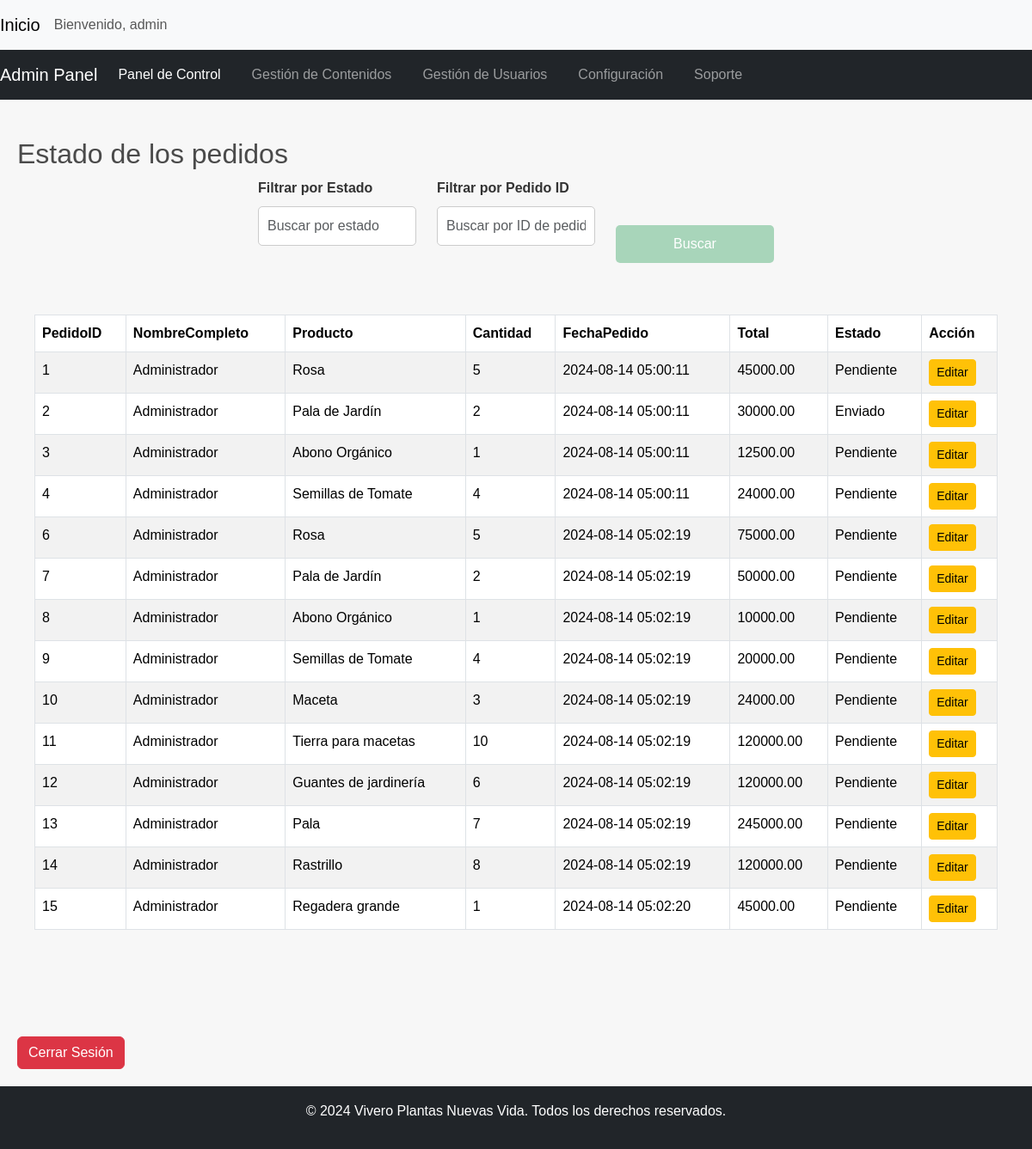
Page /Main_admin.php (signed in) on the committed database.
### tables this page shows
CREATE TABLE `pedidos` (
  `PedidoID` int(11) NOT NULL,
  `UsuarioID` int(11) NOT NULL,
  `ProductoID` int(11) NOT NULL,
  `Cantidad` int(11) NOT NULL,
  `FechaPedido` timestamp NOT NULL DEFAULT current_timestamp(),
  `Total` decimal(10,2) NOT NULL,
  `Estado` enum('Pendiente','Enviado','Entregado','Cancelado') DEFAULT 'Pendiente'
);

CREATE TABLE `perfilesusuario` (
  `UsuarioID` int(11) NOT NULL,
  `NombreUsuario` varchar(50) NOT NULL,
  `NombreCompleto` varchar(100) DEFAULT NULL,
  `CorreoElectronico` varchar(100) NOT NULL,
  `Direccion` varchar(50) NOT NULL,
  `Telefono` int(11) NOT NULL,
  `ContrasenaHash` char(64) NOT NULL,
  `FechaRegistro` timestamp NOT NULL DEFAULT current_timestamp(),
  `FechaUltimoAcceso` timestamp NULL DEFAULT NULL,
  `Rol` enum('admin','usuario','invitado') DEFAULT 'usuario',
  `Activo` tinyint(1) DEFAULT 1
);

CREATE TABLE `productos` (
  `ProductoID` int(11) NOT NULL,
  `Nombre` varchar(100) NOT NULL,
  `Descripcion` text DEFAULT NULL,
  `Valor` decimal(10,2) NOT NULL,
  `CantidadDisponible` int(11) NOT NULL,
  `FechaRegistro` timestamp NOT NULL DEFAULT current_timestamp(),
  `CategoriaID` int(11) DEFAULT NULL,
  `ProveedorID` int(11) DEFAULT NULL
);

### Main_admin.php (the view, shortened to what this page needs)
<!DOCTYPE html>
<html lang="en">
<head>
    <link href="https://cdn.jsdelivr.net/npm/bootstrap@5.3.3/dist/css/bootstrap.min.css" rel="stylesheet">
    <link rel="stylesheet" href="Styles.css">
</head>
<body>
    <nav class="navbar navbar-expand-lg navbar-light bg-light">
        <a class="navbar-brand" href="#">Inicio</a>
        <div class="collapse navbar-collapse">
            <span class="navbar-text">
                Bienvenido, <?php echo htmlspecialchars($_SESSION['nombre_usuario']); ?>
            </span>
        </div>
    </nav>
    <nav class="navbar navbar-expand-lg navbar-dark bg-dark">
        <a class="navbar-brand" href="#">Admin Panel</a>
        <div class="collapse navbar-collapse" id="navbarNav">
            <ul class="navbar-nav">
                <li class="nav-item">
                    <a class="nav-link active" href="dashboard">Panel de Control</a>
                </li>
                <li class="nav-item">
                    <a class="nav-link" href="Gestion de contenidos.php">Gestión de Contenidos</a>
                </li>
                <li class="nav-item">
                    <a class="nav-link" href="Gestion de usuarios.php">Gestión de Usuarios</a>
                </li>
                <li class="nav-item">
                    <a class="nav-link" href="Configuracion.php">Configuración</a>
                </li>
                <li class="nav-item">
                    <a class="nav-link" href="Soporte.php">Soporte</a>
                </li>
            </ul>
        </div>
    </nav>
    <section id="dashboard" class="container my-4">
        <h2>Estado de los pedidos</h2>
        <form method="GET" class="mb-4">
            <div class="row">
                <div class="col-md-4 mb-3">
                    <label for="estado" class="form-label">Filtrar por Estado</label>
                    <input type="text" id="estado" name="estado" class="form-control" value="<?php echo isset($_GET['estado']) ? htmlspecialchars($_GET['estado']) : ''; ?>" placeholder="Buscar por estado">
                </div>
                <div class="col-md-4 mb-3">
                    <label for="pedidoID" class="form-label">Filtrar por Pedido ID</label>
                    <input type="text" id="pedidoID" name="pedidoID" class="form-control" value="<?php echo isset($_GET['pedidoID']) ? htmlspecialchars($_GET['pedidoID']) : ''; ?>" placeholder="Buscar por ID de pedido">
                </div>
                <div class="col-md-4 mb-3 d-flex align-items-end">
                    <button type="submit" class="btn btn-primary">Buscar</button>
                </div>
            </div>
        </form>
        <div class="container">
            <div class="row justify-content-center">
                <div class="col-md-12">
                    <?php
                    include 'index.php';
                    $consulta = "SELECT a.PedidoID, b.NombreCompleto, c.Nombre AS Producto, a.Cantidad, a.FechaPedido, a.Total, a.Estado
                                  FROM pedidos a
                                  LEFT JOIN perfilesusuario b ON b.UsuarioID = a.UsuarioID
                                  LEFT JOIN productos c ON c.ProductoID = a.ProductoID
                                  WHERE 1=1";
                    $resultado = $conexion->query($consulta);
                    if ($resultado->num_rows > 0) {
                        echo "<table class='table table-striped table-bordered'>";
                        echo "<thead><tr><th>PedidoID</th><th>NombreCompleto</th><th>Producto</th><th>Cantidad</th><th>FechaPedido</th><th>Total</th><th>Estado</th><th>Acción</th></tr></thead>";
                        echo "<tbody>";
                        while ($fila = $resultado->fetch_assoc()) {
                            $pedidoID = htmlspecialchars($fila["PedidoID"]);
                            echo "<tr>
                                    <td>" . $pedidoID . "</td>
                                    <td>" . htmlspecialchars($fila["NombreCompleto"]) . "</td>
                                    <td>" . htmlspecialchars($fila["Producto"]) . "</td>
                                    <td>" . htmlspecialchars($fila["Cantidad"]) . "</td>
                                    <td>" . htmlspecialchars($fila["FechaPedido"]) . "</td>
                                    <td>" . htmlspecialchars($fila["Total"]) . "</td>
                                    <td>" . htmlspecialchars($fila["Estado"]) . "</td>
                                    <td><a href='editar_pedido.php?PedidoID=$pedidoID' class='btn btn-warning btn-sm'>Editar</a></td>
                                  </tr>";
                        }
                        echo "</tbody></table>";
                    } else {
                        echo "<p>No se encontraron resultados.</p>";
                    }
                    ?>
                </div>
            </div>
        </div>
    </section>
    <div class="container mt-5">
        <a href="logout.php" class="btn btn-danger">Cerrar Sesión</a>
    </div>
    <footer class="bg-dark text-white text-center py-3">
        <p>&copy; 2024 Vivero Plantas Nuevas Vida. Todos los derechos reservados.</p>
    </footer>
</body>
</html>

### Styles.css (style rules this page uses)
* { margin: 0; padding: 0; box-sizing: border-box; }
body { font-family: Arial, sans-serif; line-height: 1.6; background-color: #f7f7f7; color: #333; }
.container { max-width: 1200px; margin: 0 auto; padding: 20px; }
h1, h2, h3, h4 { color: #4A4A4A; }
nav { background-color: #A8D5BA; padding: 10px 0; }
nav ul { list-style-type: none; text-align: center; }
nav ul li { display: inline; margin-right: 20px; }
nav ul li a { color: #000000; text-decoration: none; font-weight: bold; transition: all 0.3s ease; }
form { max-width: 600px; margin: 0 auto; }
form label { display: block; margin-bottom: 10px; font-weight: bold; }
form input[type="text"], form input[type="email"], form textarea { width: 100%; padding: 10px; margin-bottom: 20px; border: 1px solid #ccc; border-radius: 5px; }
form button { display: block; width: 100%; padding: 10px; background-color: #A8D5BA; color: #000000; border: none; border-radius: 5px; cursor: pointer; transition: background-color 0.3s; }
footer { background-color: #000000; color: #fff; text-align: center; padding: 20px 0; }
.btn-primary { background-color: #A8D5BA; color: #fff; border: none; border-radius: 5px; padding: 10px 20px; font-size: 16px; cursor: pointer; transition: background-color 0.3s ease; }

### rows in the picture
pedidos: PedidoID "1", UsuarioID.NombreCompleto "Administrador", ProductoID.Nombre "Rosa", Cantidad "5", FechaPedido "2024-08-14 05:00:11", Total "45000.00", Estado "Pendiente"
pedidos: PedidoID "2", UsuarioID.NombreCompleto "Administrador", ProductoID.Nombre "Pala de Jardín", Cantidad "2", FechaPedido "2024-08-14 05:00:11", Total "30000.00", Estado "Enviado"
pedidos: PedidoID "3", UsuarioID.NombreCompleto "Administrador", ProductoID.Nombre "Abono Orgánico", Cantidad "1", FechaPedido "2024-08-14 05:00:11", Total "12500.00", Estado "Pendiente"
pedidos: PedidoID "4", UsuarioID.NombreCompleto "Administrador", ProductoID.Nombre "Semillas de Tomate", Cantidad "4", FechaPedido "2024-08-14 05:00:11", Total "24000.00", Estado "Pendiente"
pedidos: PedidoID "6", UsuarioID.NombreCompleto "Administrador", ProductoID.Nombre "Rosa", Cantidad "5", FechaPedido "2024-08-14 05:02:19", Total "75000.00", Estado "Pendiente"
pedidos: PedidoID "7", UsuarioID.NombreCompleto "Administrador", ProductoID.Nombre "Pala de Jardín", Cantidad "2", FechaPedido "2024-08-14 05:02:19", Total "50000.00", Estado "Pendiente"
pedidos: PedidoID "8", UsuarioID.NombreCompleto "Administrador", ProductoID.Nombre "Abono Orgánico", Cantidad "1", FechaPedido "2024-08-14 05:02:19", Total "10000.00", Estado "Pendiente"
pedidos: PedidoID "9", UsuarioID.NombreCompleto "Administrador", ProductoID.Nombre "Semillas de Tomate", Cantidad "4", FechaPedido "2024-08-14 05:02:19", Total "20000.00", Estado "Pendiente"
pedidos: PedidoID "10", UsuarioID.NombreCompleto "Administrador", ProductoID.Nombre "Maceta", Cantidad "3", FechaPedido "2024-08-14 05:02:19", Total "24000.00", Estado "Pendiente"
pedidos: PedidoID "11", UsuarioID.NombreCompleto "Administrador", ProductoID.Nombre "Tierra para macetas", Cantidad "10", FechaPedido "2024-08-14 05:02:19", Total "120000.00", Estado "Pendiente"
pedidos: PedidoID "12", UsuarioID.NombreCompleto "Administrador", ProductoID.Nombre "Guantes de jardinería", Cantidad "6", FechaPedido "2024-08-14 05:02:19", Total "120000.00", Estado "Pendiente"
pedidos: PedidoID "13", UsuarioID.NombreCompleto "Administrador", ProductoID.Nombre "Pala", Cantidad "7", FechaPedido "2024-08-14 05:02:19", Total "245000.00", Estado "Pendiente"
pedidos: PedidoID "14", UsuarioID.NombreCompleto "Administrador", ProductoID.Nombre "Rastrillo", Cantidad "8", FechaPedido "2024-08-14 05:02:19", Total "120000.00", Estado "Pendiente"
pedidos: PedidoID "15", UsuarioID.NombreCompleto "Administrador", ProductoID.Nombre "Regadera grande", Cantidad "1", FechaPedido "2024-08-14 05:02:20", Total "45000.00", Estado "Pendiente"

### other values in the picture
$_SESSION['nombre_usuario'] "admin"
